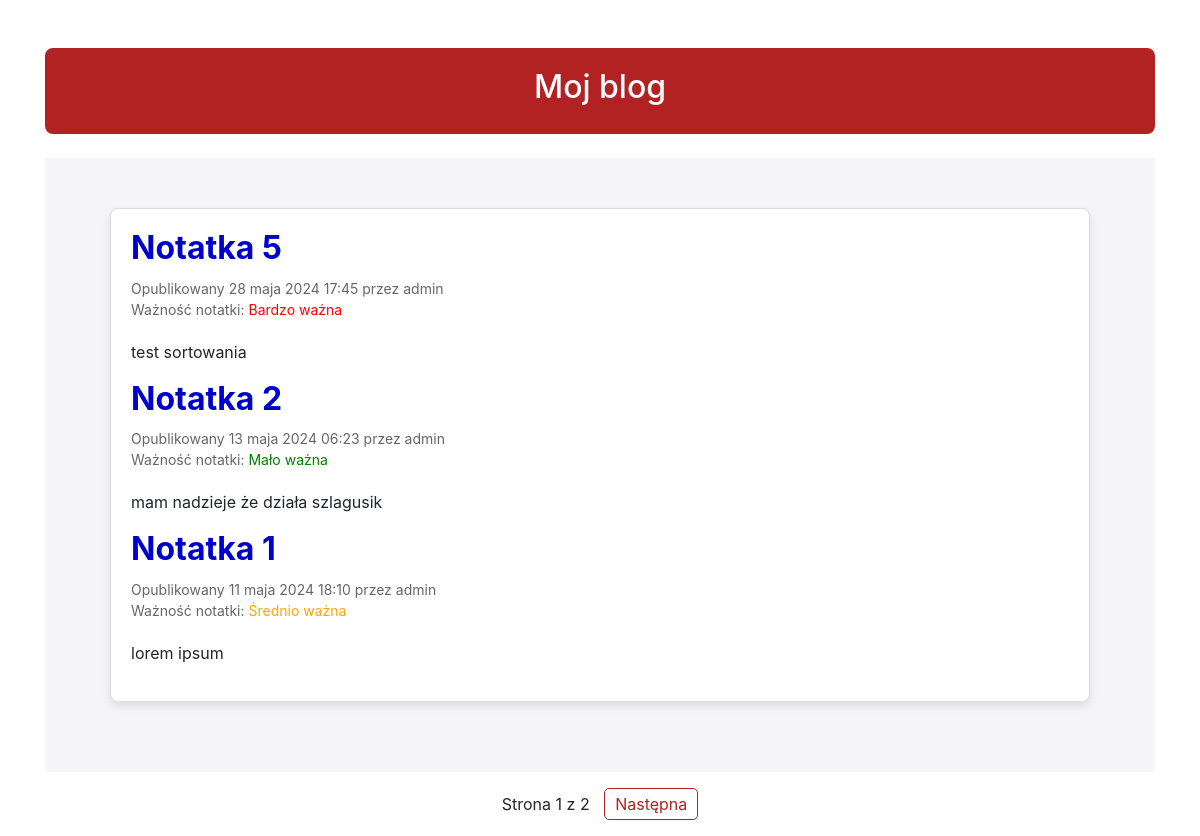
Before: / with the older database file.
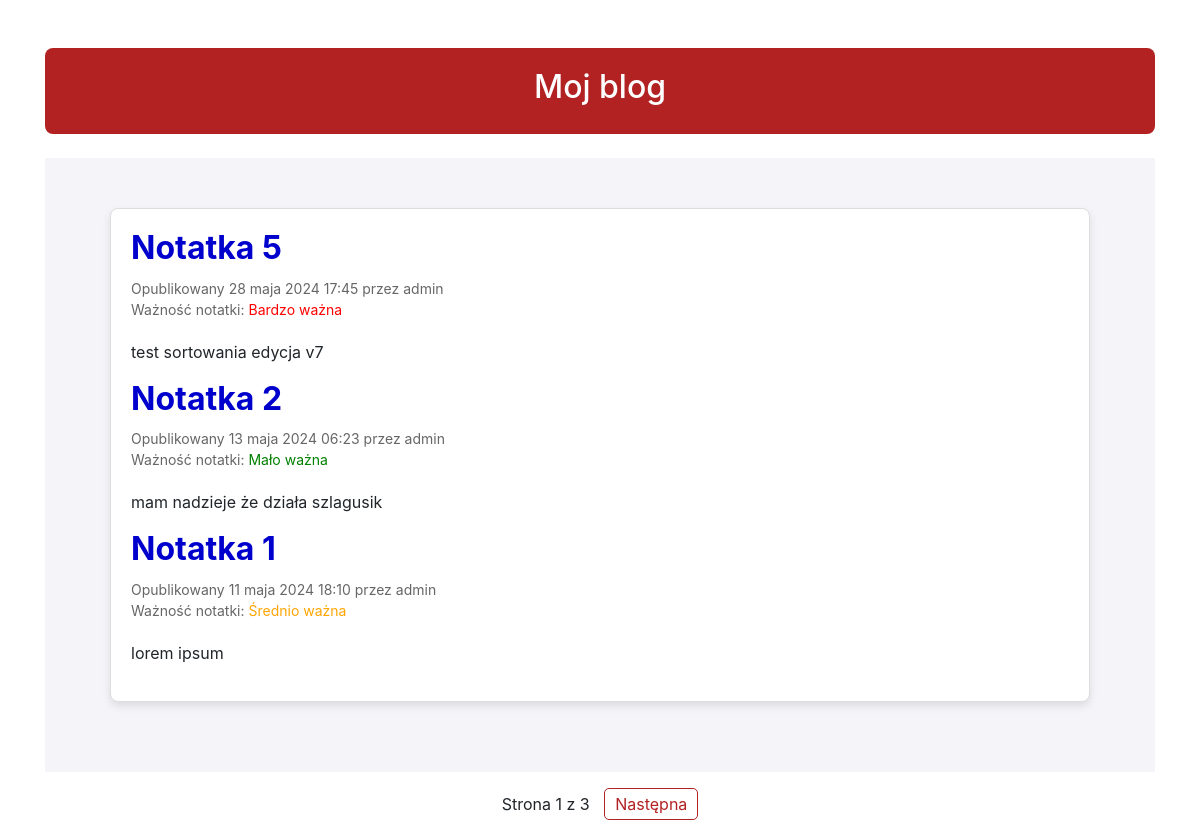
After: the same page with the newer database file.
### notatki/models.py (models this page shows, shortened)
class Note(models.Model):
    objects = models.Manager()
    published = PublishedManager()
    title = models.CharField(max_length=250)
    body = models.TextField()
    PRIORITY_CHOICES = (
        ('high', "Bardzo ważne"),
        ('medium', "Średnio ważne"),
        ('low', "Mało ważne")
    )
    priority = models.CharField(max_length=10, choices=PRIORITY_CHOICES,
                                default='medium')
    publish = models.DateTimeField(default=timezone.now)
    created = models.DateTimeField(auto_now_add=True)
    updated = models.DateTimeField(auto_now=True)
    STATUS_CHOICES = (
        ('draft', 'Draft'),
        ('published', 'Opublikowany')
    )
    status = models.CharField(max_length=10, choices=STATUS_CHOICES,
                              default='draft')
    slug = models.SlugField(max_length=250, unique_for_date='publish')
    author = models.ForeignKey(User, on_delete=models.CASCADE, related_name='blog_posts')
    class Meta:
        ordering = ('-publish',)
    def get_absolute_url(self):
        return reverse('notatki:note_detail', args=[self.publish.year,
                                                    self.publish.month,
                                                    self.publish.day,
                                                    self.slug])
    class Meta:
        ordering = ('created',)

### notatki/views.py (the view)
# urls.py: path('', views.NoteListView.as_view(), name='note_list'),
class NoteListView(ListView):
    queryset = Note.published.all().filter(priority__in=('high', 'medium', 'low')).order_by('priority')
    context_object_name = 'notes'
    paginate_by = 3
    template_name = 'notatki/post/list.html'

### notatki/templates/notatki/post/list.html (shortened to what this page needs)
{% extends "notatki/base.html" %}
{% block content %}
<div class="note-main">
    <div class="container">
        <div class="notes">
            {% for note in notes %}
            <h2><a href="{{ note.get_absolute_url }}">{{ note.title }}</a></h2>
            <p class="date">
                Opublikowany {{ note.publish }} przez {{ note.author }}<br>
                Ważność notatki:
                {% if note.priority == "low" %}
                    <span style="color: green;">Mało ważna</span>
                {% elif note.priority == "medium" %}
                    <span style="color: orange;">Średnio ważna</span>
                {% else %}
                    <span style="color: red;">Bardzo ważna</span>
                {% endif %}
            </p>
            {{ note.body|truncatewords:30|linebreaks }}
            {% endfor %}
        </div>
    </div>
</div>
{% include "notatki/pagination.html" with page=page_obj %}
{% endblock %}

Changed rows visible on the page:
changed Note "Notatka 5": body "test sortowania" → "test sortowania edycja v7"
Other visible differences:
{{ page.paginator.num_pages }}: "2" → "3"
